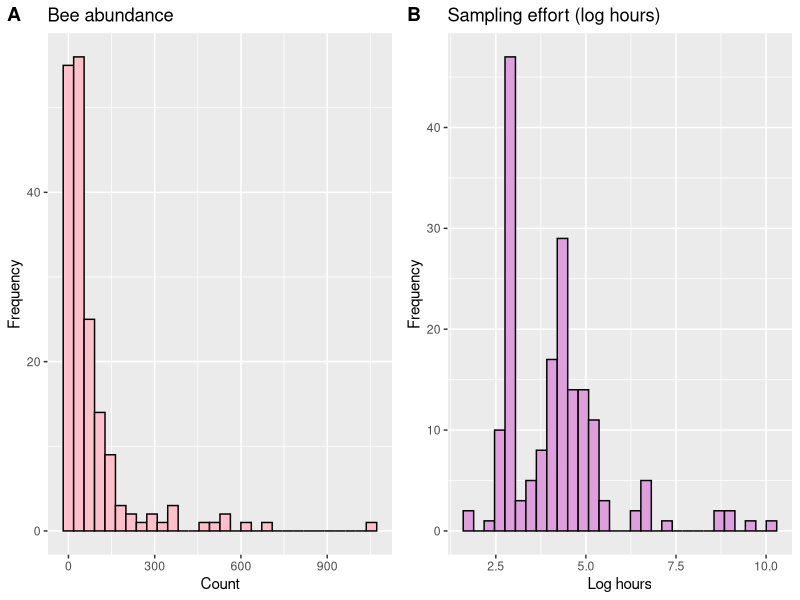

Write R code to recreate this figure. (Note: this script raises an error after producing the figure.)
library(dplyr)
library(ggplot2)
library(MASS)
library(cowplot)

dat = read.csv("exercise_6/Eulaema.csv")
head(dat)

summary(dat$Eulaema_nigrita)
h_bee = ggplot(dat, aes(x = Eulaema_nigrita)) +
  geom_histogram(fill = "pink", color = "black") +
  labs(title = "Bee abundance", x = "Count", y = "Frequency")

summary(dat$effort)
h_effort = ggplot(dat, aes(x = effort)) +
  geom_histogram(fill = "plum", color = "black") +
  labs(title = "Sampling effort (log hours)", x = "Log hours", y = "Frequency")

plot_grid( h_bee, h_effort, ncol = 2,
          labels = c("A", "B"))

m = glm(Eulaema_nigrita ~ effort + altitude + MAT, "poisson", data=dat)
summary(m)

m_nb <- glm.nb(Eulaema_nigrita ~ offset(log(effort)) + altitude + MAT + MAP + 
                Tseason + Pseason + forest. + lu_het, data = dat) # model accounts for varying sampling effort

summary(m_nb)
coef(summary(m_nb))

m_strong <- glm.nb(Eulaema_nigrita ~ offset(log(effort)) + forest. + MAT + MAP + Pseason + 
                   lu_het, data = dat) # model accounts for varying sampling effort
summary(m_strong)

# Proportional change

Δx_forest = max(dat$forest.) - min(dat$forest.)
relative_change_forest= exp(Δx_forest*-0.9369490)
percent_change_forest = (relative_change_forest -1)*100

Δx_MAT = max(dat$MAT) - min(dat$MAT)
relative_change_MAT = exp(Δx_MAT*0.0031881)
percent_change_MAT = (relative_change_MAT -1)*100

Δx_MAP = max(dat$MAP) - min(dat$MAP)
relative_change_MAP = exp(Δx_MAP*-0.0012672)
percent_change_MAP = (relative_change_MAP -1)*100

Δx_Pseason = max(dat$Pseason) - min(dat$Pseason)
relative_change_Pseason = exp(Δx_Pseason*0.0164724)
percent_change_Pseason = (relative_change_Pseason -1)*100

Δx_lu_het = max(dat$lu_het) - min(dat$lu_het)
relative_change_lu_het = exp(Δx_lu_het*-0.0319785)
percent_change_lu_het = (relative_change_lu_het -1)*100

par(mfrow = c(2,2), mar=c(4,4,2,1))
x_forest <- dat$forest.
y <- dat$Eulaema_nigrita
xx_forest <- seq(min(x_forest), max(x_forest), length.out = 100)
forest_data <- data.frame(
  forest. = xx_forest,
  MAT = mean(dat$MAT),
  Pseason = mean(dat$Pseason),
  lu_het = mean(dat$lu_het),
  effort = 1  
)
y_hat_forest <- predict(m_strong, newdata = forest_data, type = "link", se.fit = TRUE)
fit <- exp(y_hat_forest$fit)
upper <- exp(y_hat_forest$fit + 1.96 * y_hat_forest$se.fit)
lower <- exp(y_hat_forest$fit - 1.96 * y_hat_forest$se.fit)
lower[lower < 0] <- 0 

pfor = plot(x_forest, y, col="darkgrey", pch=16, las=1,
     main="Effect of forest cover on Eulaema abundance",
     xlab="Forest cover", ylab="Abundance")
lines(xx_forest, fit, col="forestgreen", lwd=2)
polygon(c(xx_forest, rev(xx_forest)), c(upper, rev(lower)),
        col=rgb(0, 1, 0, 0.3), border=NA)


x_MAT <- dat$MAT
xx_MAT <- seq(min(x_MAT), max(x_MAT), length.out = 100)

data_MAT <- data.frame(
  forest. = mean(dat$forest.),
  MAT = xx_MAT,
  Pseason = mean(dat$Pseason),
  lu_het = mean(dat$lu_het),
  effort = 1
)

y_hat_MAT <- predict(m_strong, newdata = data_MAT, type = "link", se.fit = TRUE)
fit_MAT <- exp(y_hat_MAT$fit)
upper_MAT <- exp(y_hat_MAT$fit + 1.96 * y_hat_MAT$se.fit)
lower_MAT <- exp(y_hat_MAT$fit - 1.96 * y_hat_MAT$se.fit)
lower_MAT[lower_MAT < 0] <- 0

pmat = plot(x_MAT, y, col="darkgrey", pch=16, las=1,
     main="Effect of MAT on Eulaema abundance",
     xlab="Mean Annual Temperature", ylab="Abundance")
lines(xx_MAT, fit_MAT, col="red", lwd=2)
polygon(c(xx_MAT, rev(xx_MAT)), c(upper_MAT, rev(lower_MAT)),
        col=rgb(1, 0, 0, 0.3), border=NA)

x_Pseason <- dat$Pseason
xx_Pseason <- seq(min(x_Pseason), max(x_Pseason), length.out = 100)

data_Pseason <- data.frame(
  forest. = mean(dat$forest.),
  MAT = mean(dat$MAT),
  Pseason = xx_Pseason,
  lu_het = mean(dat$lu_het),
  effort = 1
)

y_hat_Pseason <- predict(m_strong, newdata = data_Pseason, type = "link", se.fit = TRUE)
fit_Pseason <- exp(y_hat_Pseason$fit)
upper_Pseason <- exp(y_hat_Pseason$fit + 1.96 * y_hat_Pseason$se.fit)
lower_Pseason <- exp(y_hat_Pseason$fit - 1.96 * y_hat_Pseason$se.fit)
lower_Pseason[lower_Pseason < 0] <- 0

ppseason = plot(x_Pseason, y, col="darkgrey", pch=16, las=1,
     main="Effect of Precipitation Seasonality on Eulaema abundance",
     xlab="Precipitation Seasonality (%)", ylab="Abundance")
lines(xx_Pseason, fit_Pseason, col="blue", lwd=2)
polygon(c(xx_Pseason, rev(xx_Pseason)), c(upper_Pseason, rev(lower_Pseason)),
        col=rgb(0, 0, 1, 0.3), border=NA)

x_lu_het <- dat$lu_het
xx_lu_het <- seq(min(x_lu_het), max(x_lu_het), length.out = 100)

data_lu_het <- data.frame(
  forest. = mean(dat$forest.),
  MAT = mean(dat$MAT),
  Pseason = mean(dat$Pseason),
  lu_het = xx_lu_het,
  effort = 1
)

y_hat_lu_het <- predict(m_strong, newdata = data_lu_het, type = "link", se.fit = TRUE)
fit_lu_het <- exp(y_hat_lu_het$fit)
upper_lu_het <- exp(y_hat_lu_het$fit + 1.96 * y_hat_lu_het$se.fit)
lower_lu_het <- exp(y_hat_lu_het$fit - 1.96 * y_hat_lu_het$se.fit)
lower_lu_het[lower_lu_het < 0] <- 0

plu = plot(x_lu_het, y, col="darkgrey", pch=16, las=1,
     main="Effect of Land-use Heterogeneity on Eulaema abundance",
     xlab="Land-use Heterogeneity", ylab="Abundance")
lines(xx_lu_het, fit_lu_het, col="plum", lwd=2)
polygon(c(xx_lu_het, rev(xx_lu_het)), c(upper_lu_het, rev(lower_lu_het)),
        col=rgb(0.5, 0, 0.5, 0.3), border=NA)
